Frame 1 (no input): blank canvas, image omitted
Frame 60 (the mouse pressed at the canvas centre just before this capture): blank canvas, image omitted
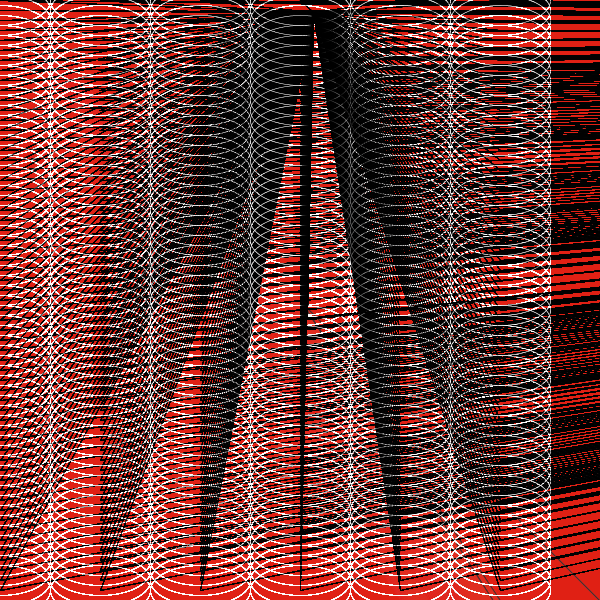
Frame 120 (the mouse held since frame 60 and released just before this capture)

The Processing sketch whose frames 1 and 60 were blank and that drew this single picture after the mouse press (run headless with seeded random() and noise(); from frame 60 on, the mouse is pressed at the canvas centre):

// Processing sketch: processing_51850
// ── processing_51850.pde

void setup(){
     background(0);
size(600,600);
smooth();
}


void draw(){
   
  for(int x = 0;x < width; x+=10){
   for(int y = 0; y < height; y+=10){
   if(mouseX > x && mouseX < x +65 && mouseY > y && mouseY < y+70){
    fill(random(255),random(255),random(255));
          } else {
         fill(255,.20);
 }
     stroke(255);
     strokeWeight(.5);
 float speedX = abs(mouseX-pmouseX);
 if(x%100 == 0){
 ellipse(x,y,mouseX/3,mouseY/6);
 
  stroke(0);
 quad(x, y, mouseX+13, mouseY/25, mouseX+7, mouseY+18, mouseX*10, mouseY/9);
 
 }
  }
  }
  
  //mouse splatter
   stroke(47,200);
    fill(random(255),random(255),random(255),20);
   float speedX = abs (mouseX -pmouseX);
   for(int i = 0;i < speedX; i++){
     strokeWeight(.5);
     line(mouseX,mouseY^1,i*30,i*30);
     triangle(mouseX, mouseY, i*10, i*15, i*5, i*7);
     ellipse(mouseX,mouseY,i*4,i*5);
   }
   }

 
void mouseReleased(){
     background(76);
   }
